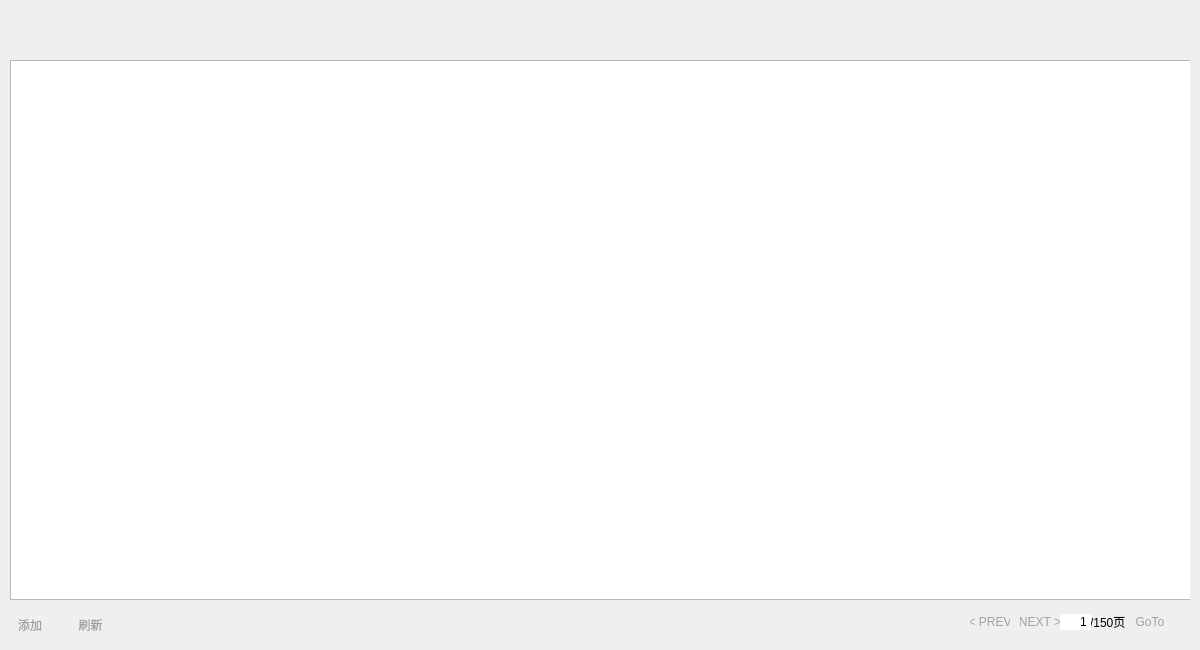
<?xml version="1.0" encoding="UTF-8"?>
<ui version="4.0">
 <class>StackedSelectClassWidget</class>
 <widget class="QWidget" name="StackedSelectClassWidget">
  <property name="geometry">
   <rect>
    <x>0</x>
    <y>0</y>
    <width>1200</width>
    <height>650</height>
   </rect>
  </property>
  <property name="windowTitle">
   <string>Form</string>
  </property>
  <widget class="TitleWidget" name="widget_title" native="true">
   <property name="geometry">
    <rect>
     <x>0</x>
     <y>0</y>
     <width>1200</width>
     <height>60</height>
    </rect>
   </property>
   <property name="sizePolicy">
    <sizepolicy hsizetype="Fixed" vsizetype="Fixed">
     <horstretch>0</horstretch>
     <verstretch>0</verstretch>
    </sizepolicy>
   </property>
  </widget>
  <widget class="QStackedWidget" name="stackedWidget">
   <property name="geometry">
    <rect>
     <x>-10</x>
     <y>60</y>
     <width>1200</width>
     <height>610</height>
    </rect>
   </property>
   <property name="cursor">
    <cursorShape>ArrowCursor</cursorShape>
   </property>
   <widget class="QWidget" name="page0">
    <widget class="QTableView" name="tableView_courses">
     <property name="enabled">
      <bool>true</bool>
     </property>
     <property name="geometry">
      <rect>
       <x>20</x>
       <y>0</y>
       <width>1200</width>
       <height>540</height>
      </rect>
     </property>
    </widget>
    <widget class="QPushButton" name="pushButton_prev">
     <property name="geometry">
      <rect>
       <x>980</x>
       <y>550</y>
       <width>40</width>
       <height>23</height>
      </rect>
     </property>
     <property name="styleSheet">
      <string notr="true">QPushButton{ 
	color:rgb(160,160,160);
	border-style: flat;
} 
QPushButton:hover{
	color:rgb(0,0,0) 
} 
QPushButton:pressed{ 
	color:rgb(0,0,0) 
} </string>
     </property>
     <property name="text">
      <string>&lt; PREV</string>
     </property>
    </widget>
    <widget class="QPushButton" name="pushButton_next">
     <property name="geometry">
      <rect>
       <x>1030</x>
       <y>550</y>
       <width>40</width>
       <height>23</height>
      </rect>
     </property>
     <property name="styleSheet">
      <string notr="true">QPushButton{ 
	color:rgb(160,160,160);
	border-style: flat;
} 
QPushButton:hover{
	color:rgb(0,0,0) 
} 
QPushButton:pressed{ 
	color:rgb(0,0,0) 
} </string>
     </property>
     <property name="text">
      <string>NEXT &gt;</string>
     </property>
    </widget>
    <widget class="QLabel" name="label_page">
     <property name="geometry">
      <rect>
       <x>1100</x>
       <y>550</y>
       <width>40</width>
       <height>23</height>
      </rect>
     </property>
     <property name="text">
      <string>/150页</string>
     </property>
     <property name="alignment">
      <set>Qt::AlignLeading|Qt::AlignLeft|Qt::AlignVCenter</set>
     </property>
    </widget>
    <widget class="QPushButton" name="pushButton_goto">
     <property name="geometry">
      <rect>
       <x>1140</x>
       <y>550</y>
       <width>40</width>
       <height>23</height>
      </rect>
     </property>
     <property name="styleSheet">
      <string notr="true">QPushButton{ 
	color:rgb(160,160,160);
	border-style: flat;
} 
QPushButton:hover{
	color:rgb(0,0,0) 
} 
QPushButton:pressed{ 
	color:rgb(0,0,0) 
} </string>
     </property>
     <property name="text">
      <string>GoTo</string>
     </property>
    </widget>
    <widget class="QLineEdit" name="lineEdit_page">
     <property name="geometry">
      <rect>
       <x>1070</x>
       <y>554</y>
       <width>31</width>
       <height>16</height>
      </rect>
     </property>
     <property name="styleSheet">
      <string notr="true">QLineEdit {
	border-style: flat;
}</string>
     </property>
     <property name="text">
      <string>1</string>
     </property>
     <property name="alignment">
      <set>Qt::AlignRight|Qt::AlignTrailing|Qt::AlignVCenter</set>
     </property>
    </widget>
    <widget class="QPushButton" name="pushButton_addCourse">
     <property name="geometry">
      <rect>
       <x>20</x>
       <y>550</y>
       <width>40</width>
       <height>30</height>
      </rect>
     </property>
     <property name="styleSheet">
      <string notr="true">QPushButton{ 
	color:rgb(160,160,160);
	border-style: flat;
} 
QPushButton:hover{
	color:rgb(0,0,0) 
} 
QPushButton:pressed{ 
	color:rgb(0,0,0) 
} </string>
     </property>
     <property name="text">
      <string>添加</string>
     </property>
    </widget>
    <widget class="QPushButton" name="pushButton_flush">
     <property name="geometry">
      <rect>
       <x>70</x>
       <y>550</y>
       <width>61</width>
       <height>30</height>
      </rect>
     </property>
     <property name="styleSheet">
      <string notr="true">QPushButton{ 
	color:rgb(160,160,160);
	border-style: flat;
} 
QPushButton:hover{
	color:rgb(0,0,0) 
} 
QPushButton:pressed{ 
	color:rgb(0,0,0) 
} </string>
     </property>
     <property name="text">
      <string>刷新</string>
     </property>
    </widget>
   </widget>
   <widget class="QWidget" name="page1">
    <property name="styleSheet">
     <string notr="true">QLineEdit {
    border: 1px solid ; 
    border-radius: 3px; 
    background: white;  
	selection-background-color: rgb(100, 100, 100);
    font-size: 14px ;  
}

QLabel { 
    font:14px ;  
}</string>
    </property>
    <widget class="QWidget" name="gridLayoutWidget">
     <property name="geometry">
      <rect>
       <x>420</x>
       <y>100</y>
       <width>281</width>
       <height>251</height>
      </rect>
     </property>
     <layout class="QGridLayout" name="gridLayout">
      <item row="0" column="0">
       <widget class="QLabel" name="label_CourseName">
        <property name="sizePolicy">
         <sizepolicy hsizetype="Fixed" vsizetype="Fixed">
          <horstretch>0</horstretch>
          <verstretch>0</verstretch>
         </sizepolicy>
        </property>
        <property name="minimumSize">
         <size>
          <width>50</width>
          <height>15</height>
         </size>
        </property>
        <property name="text">
         <string>课程名</string>
        </property>
        <property name="alignment">
         <set>Qt::AlignCenter</set>
        </property>
       </widget>
      </item>
      <item row="1" column="1">
       <widget class="QLineEdit" name="lineEdit_CourseId">
        <property name="alignment">
         <set>Qt::AlignCenter</set>
        </property>
       </widget>
      </item>
      <item row="1" column="2">
       <widget class="QLabel" name="label_ClassId">
        <property name="text">
         <string>课序号</string>
        </property>
       </widget>
      </item>
      <item row="2" column="0">
       <widget class="QLabel" name="label_teacherName">
        <property name="text">
         <string>老师姓名</string>
        </property>
        <property name="alignment">
         <set>Qt::AlignCenter</set>
        </property>
       </widget>
      </item>
      <item row="1" column="3">
       <widget class="QLineEdit" name="lineEdit_ClassId">
        <property name="alignment">
         <set>Qt::AlignCenter</set>
        </property>
       </widget>
      </item>
      <item row="0" column="1" colspan="3">
       <widget class="QLineEdit" name="lineEdit_CourseName">
        <property name="alignment">
         <set>Qt::AlignCenter</set>
        </property>
       </widget>
      </item>
      <item row="1" column="0">
       <widget class="QLabel" name="label_CourseId">
        <property name="minimumSize">
         <size>
          <width>50</width>
          <height>15</height>
         </size>
        </property>
        <property name="text">
         <string>课程号</string>
        </property>
        <property name="alignment">
         <set>Qt::AlignCenter</set>
        </property>
       </widget>
      </item>
      <item row="3" column="0">
       <widget class="QLabel" name="label_profession">
        <property name="text">
         <string>开课院系</string>
        </property>
        <property name="alignment">
         <set>Qt::AlignCenter</set>
        </property>
       </widget>
      </item>
      <item row="3" column="1" colspan="3">
       <widget class="QPushButton" name="pushButton_profession">
        <property name="sizePolicy">
         <sizepolicy hsizetype="Minimum" vsizetype="Fixed">
          <horstretch>0</horstretch>
          <verstretch>2</verstretch>
         </sizepolicy>
        </property>
        <property name="minimumSize">
         <size>
          <width>0</width>
          <height>18</height>
         </size>
        </property>
        <property name="styleSheet">
         <string notr="true">QPushButton {
    border: 1px solid ; 
    border-radius: 3px; 
}
</string>
        </property>
        <property name="text">
         <string/>
        </property>
        <property name="autoRepeatDelay">
         <number>300</number>
        </property>
       </widget>
      </item>
      <item row="6" column="3">
       <widget class="QPushButton" name="pushButton_find">
        <property name="sizePolicy">
         <sizepolicy hsizetype="Minimum" vsizetype="Fixed">
          <horstretch>0</horstretch>
          <verstretch>0</verstretch>
         </sizepolicy>
        </property>
        <property name="minimumSize">
         <size>
          <width>0</width>
          <height>30</height>
         </size>
        </property>
        <property name="styleSheet">
         <string notr="true">QPushButton
{
    border-image:url(:/Resources/MainWindow/search_normal.png) ;

}

QPushButton:hover
{
    border-image:url(:/Resources/MainWindow/search_hover.png) ;
}

QPushButton:pressed
{
    border-image:url(:/Resources/MainWindow/search_pressed.png) ;

}

</string>
        </property>
        <property name="text">
         <string/>
        </property>
       </widget>
      </item>
      <item row="4" column="0">
       <widget class="QLabel" name="label_campus">
        <property name="text">
         <string>校区</string>
        </property>
        <property name="alignment">
         <set>Qt::AlignCenter</set>
        </property>
       </widget>
      </item>
      <item row="4" column="1" colspan="3">
       <widget class="QLineEdit" name="lineEdit_Campus">
        <property name="alignment">
         <set>Qt::AlignCenter</set>
        </property>
       </widget>
      </item>
      <item row="2" column="1" colspan="3">
       <widget class="QLineEdit" name="lineEdit_teacherName">
        <property name="alignment">
         <set>Qt::AlignCenter</set>
        </property>
       </widget>
      </item>
     </layout>
    </widget>
   </widget>
   <widget class="QWidget" name="page2">
    <property name="styleSheet">
     <string notr="true"/>
    </property>
    <widget class="QLabel" name="label_class_information">
     <property name="geometry">
      <rect>
       <x>70</x>
       <y>40</y>
       <width>380</width>
       <height>450</height>
      </rect>
     </property>
     <property name="styleSheet">
      <string notr="true">QLabel {
    border: 1px solid ; 
    border-radius: 12px; 
}</string>
     </property>
     <property name="text">
      <string>1. 只有在正选阶段才能控制教材的选定
2. 如果教材出新版内容，推荐不要退
3. 建议能找到二手教材的都退掉。
自己购买二手教材，如果学长学姐有送更好
</string>
     </property>
     <property name="alignment">
      <set>Qt::AlignCenter</set>
     </property>
    </widget>
    <widget class="QTableView" name="tableView_materials">
     <property name="geometry">
      <rect>
       <x>550</x>
       <y>40</y>
       <width>490</width>
       <height>390</height>
      </rect>
     </property>
    </widget>
    <widget class="QPushButton" name="pushButton_materials_send">
     <property name="geometry">
      <rect>
       <x>600</x>
       <y>450</y>
       <width>371</width>
       <height>30</height>
      </rect>
     </property>
     <property name="styleSheet">
      <string notr="true">QPushButton {
	border: 2px solid ; 
	border-radius: 8px; 
	border-color:rgb(100,190,245);

	font: bold 14pt;
	color:rgb(100,190,245);
}


QPushButton:hover {
	border: 2px solid ; 
	border-radius: 8px; 
	border-color:rgb(100,190,245);
	background-color:rgb(200 , 250 , 250);

	font: bold 14pt;
	color:rgb(100,190,245);
}


QPushButton:pressed {
	border: 2px solid ; 
	border-radius: 8px; 
	border-color:rgb(100,190,245);
	background-color:rgb(200 , 250 , 250);

	font: bold 14pt;
	color:rgb(100,190,245);
    padding-left:5px;
    padding-top:3px;
}
</string>
     </property>
     <property name="text">
      <string>确认</string>
     </property>
    </widget>
    <widget class="QLabel" name="label_flush_material">
     <property name="geometry">
      <rect>
       <x>1150</x>
       <y>530</y>
       <width>51</width>
       <height>16</height>
      </rect>
     </property>
     <property name="frameShape">
      <enum>QFrame::NoFrame</enum>
     </property>
     <property name="text">
      <string>刷新</string>
     </property>
    </widget>
    <widget class="QPushButton" name="pushButton_flush_material">
     <property name="geometry">
      <rect>
       <x>1150</x>
       <y>550</y>
       <width>30</width>
       <height>30</height>
      </rect>
     </property>
     <property name="styleSheet">
      <string notr="true">QPushButton{
	border-image:url(:/Resources/MainWindow/flush.jpg);
}</string>
     </property>
     <property name="text">
      <string/>
     </property>
    </widget>
   </widget>
   <widget class="QWidget" name="page3">
    <widget class="QLabel" name="label_physics_infomation">
     <property name="geometry">
      <rect>
       <x>170</x>
       <y>140</y>
       <width>851</width>
       <height>221</height>
      </rect>
     </property>
     <property name="styleSheet">
      <string notr="true">QLabel {
    border: 1px solid ; 
    border-radius: 12px; 
}</string>
     </property>
     <property name="text">
      <string>因为实现本功能的时候已经不能获取课程内容，很遗憾本功能没法完成。

请用户暂时自行登录http://exp.scu.edu.cn/StuExpbook/open/lab.jsp这个网址中进行物理实验课选课，记得提前打听好简单的实验课。</string>
     </property>
     <property name="alignment">
      <set>Qt::AlignCenter</set>
     </property>
    </widget>
    <widget class="QLabel" name="label_warning">
     <property name="geometry">
      <rect>
       <x>180</x>
       <y>150</y>
       <width>51</width>
       <height>51</height>
      </rect>
     </property>
     <property name="styleSheet">
      <string notr="true">QLabel {
	border-image: url(:/Resources/MainWindow/warning.png);
}</string>
     </property>
     <property name="lineWidth">
      <number>0</number>
     </property>
     <property name="text">
      <string/>
     </property>
     <property name="alignment">
      <set>Qt::AlignCenter</set>
     </property>
     <property name="margin">
      <number>0</number>
     </property>
     <property name="indent">
      <number>0</number>
     </property>
    </widget>
   </widget>
  </widget>
 </widget>
 <customwidgets>
  <customwidget>
   <class>TitleWidget</class>
   <extends>QWidget</extends>
   <header>Sources/Widgets/TitleWidget.h</header>
   <container>1</container>
  </customwidget>
 </customwidgets>
 <resources/>
 <connections/>
</ui>
